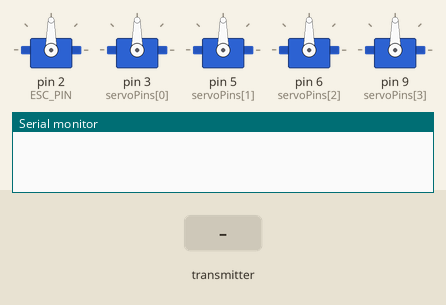
The sketch below on a simulated Arduino Uno, built with avr-gcc and run on an emulated ATmega328P. Parts: 5 × servo, the last lines printed to the serial monitor. Inputs (shaded band) come from the test bench. No radio packets arrive unless stated.

Above: at 1.2 s.
1.3 s: the transmitter starts sending Anglevalue.0 = 0
At 2.2 s:
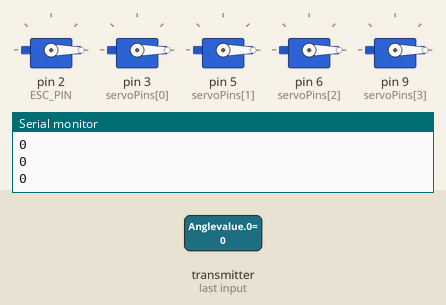
2.8 s: the transmitter starts sending Anglevalue.1 = 45
At 3.3 s:
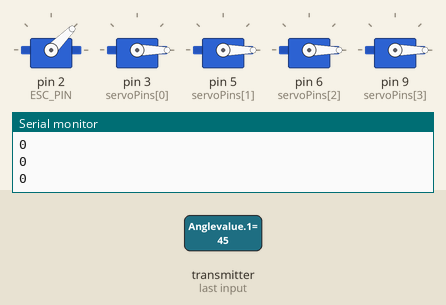
4.3 s: the transmitter starts sending Anglevalue.2 = 45
At 5.5 s:
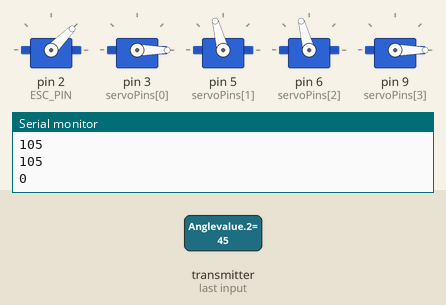
5.8 s: the transmitter starts sending Anglevalue.3 = 45
At 6.8 s:
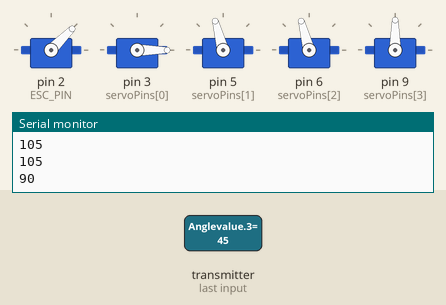
7.3 s: the transmitter starts sending Anglevalue.0 = 90
At 7.9 s:
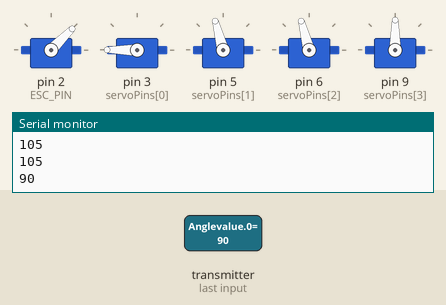
8.8 s: the transmitter starts sending Anglevalue.2 = 90
At 9.1 s:
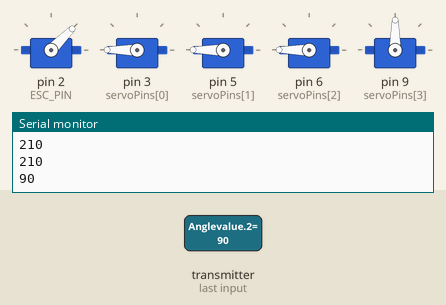
Timing chart, 0 to 11.3 s (numbered marks = the images above; inputs shaded):
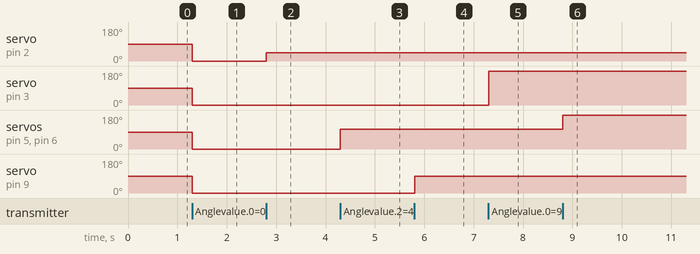

The sketch:

Receiver1.ino
```cpp
#include <SPI.h>
#include <nRF24L01.h>
#include <RF24.h>
#include<Servo.h>

#define ESC_PIN 2
Servo esc;


RF24 radio(7, 8); // CE, CSN pins (pin 7 and 8)
const byte address[6] = "00001";
Servo servos[4];
int servoPins[4] = {3, 5, 6, 9};

void setup() {
  Serial.begin(9600);
  radio.begin();
  radio.openReadingPipe(0, address);
  radio.startListening();
  radio.setPALevel(RF24_PA_MIN);
  esc.attach(ESC_PIN, 1000, 2000);
    for (int i = 0; i < 4; i++) {
    servos[i].attach(servoPins[i]);
  }

}

void loop() {

  int Anglevalue[4];
  int servoPos[4];

  if (radio.available()) {
    radio.read(&Anglevalue, sizeof(Anglevalue));

    int speed = map(Anglevalue[1], 0, 180, 0, 180);
    esc.write(speed);
    Serial.println(speed);

    servoPos[0]=map(Anglevalue[0], 0, 30, 0, 60);
    servos[0].write(servoPos[0]);
    Serial.println(servoPos[0]);


    servoPos[1]=map(Anglevalue[2], 30, 0, 70, 0);
    servos[1].write(servoPos[1]);
    Serial.println(servoPos[1]);
    servoPos[2]=map(Anglevalue[2], 0, 30, 0, 70);
    servos[2].write(servoPos[2]);
    Serial.println(servoPos[2]);

    servoPos[3]=map(Anglevalue[3], 0, 30, 0, 60);
    servos[3].write(servoPos[3]);
    Serial.println(servoPos[3]);


  }

}
```

Measured:
- after the input at 1.3 s, servo on pin 2 (ESC_PIN), servo on pin 3 (servoPins[0]), servo on pin 5 (servoPins[1]), servo on pin 6 (servoPins[2]), servo on pin 9 (servoPins[3]): 90° → 0° at once
- after the input at 2.8 s, servo on pin 2 (ESC_PIN): 0° → 45° at once
- after the input at 4.3 s, servo on pin 5 (servoPins[1]), servo on pin 6 (servoPins[2]): 0° → 105° at once
- after the input at 5.8 s, servo on pin 9 (servoPins[3]): 0° → 90° at once
- after the input at 7.3 s, servo on pin 3 (servoPins[0]): 0° → 180° at once
- after the input at 8.8 s, servo on pin 5 (servoPins[1]), servo on pin 6 (servoPins[2]): 105° → 180° at once
